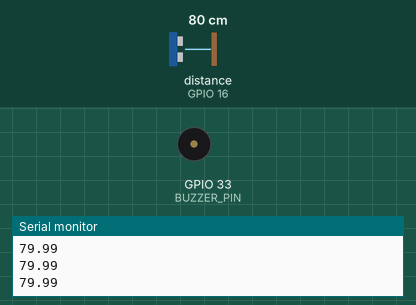
Simulated run of this sketch. Board: ESP32. Shown: buzzer (waves = sounding), the last lines printed to the serial monitor. Wiring (inferred from the names in the program): ultrasonic range finder: trigger GPIO 17; echo GPIO 16. The inputs (shaded band) are chosen by the test bench; at power-on: distance to the obstacle (sensor on GPIO 16) 80 cm. The echo pulse lasts 58.3 µs per cm.

Above: at 1.2 s.
1.3 s: distance to the obstacle (sensor on GPIO 16) set to 56 cm
2.8 s: distance to the obstacle (sensor on GPIO 16) set to 45 cm
At 3.12 s:
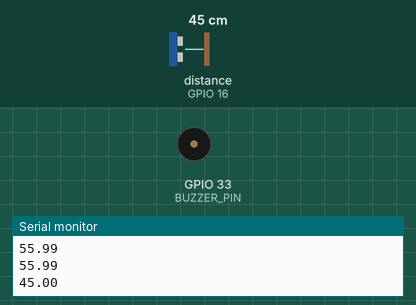
5.8 s: distance to the obstacle (sensor on GPIO 16) set to 18 cm
At 6.15 s:
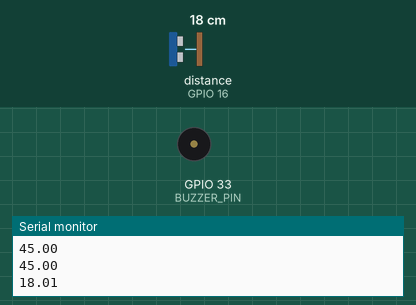
Timing chart, 0 to 14.8 s (numbered marks = the images above; inputs shaded):
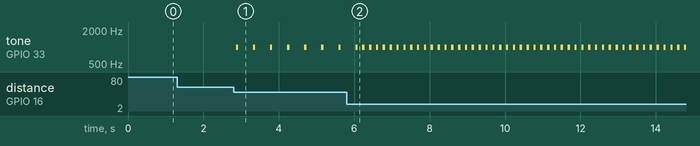

Measured:
- the behaviour switches between 51 and 50 cm on distance to the obstacle (sensor on GPIO 16) (found by bisection; images 0 and 1)
- after the input at 2.8 s, tone on GPIO 33 (BUZZER_PIN): alternates 1000 Hz for 0.06 s and silent for 0.39 s, starting after 0.07 s
- after the input at 5.8 s, tone on GPIO 33 (BUZZER_PIN): alternates 1000 Hz for 0.06 s and silent for 0.12 s, starting after 0.42 s

The sketch:

L12_Parking.ino
```cpp
// Lesson 12: Parking sensor
// Beeps faster as you get closer. Passive buzzer on pin 33.

const int TRIG_PIN = 17;
const int ECHO_PIN = 16;
const int BUZZER_PIN = 33;

float readDistance() {
  digitalWrite(TRIG_PIN, LOW);
  delayMicroseconds(2);
  digitalWrite(TRIG_PIN, HIGH);
  delayMicroseconds(10);
  digitalWrite(TRIG_PIN, LOW);

  long echoTime = pulseIn(ECHO_PIN, HIGH, 30000);
  if (echoTime == 0) {
    return -1;
  }
  return echoTime * 0.0343 / 2;
}

void setup() {
  Serial.begin(115200);
  pinMode(TRIG_PIN, OUTPUT);
  pinMode(ECHO_PIN, INPUT);
}

void loop() {
  float cm = readDistance();
  Serial.println(cm);

  if (cm < 0 || cm > 50) {
    noTone(BUZZER_PIN);           // far away: stay quiet
    delay(200);
  } else if (cm < 5) {
    tone(BUZZER_PIN, 1000);       // very close: non-stop beep
    delay(100);
  } else {
    tone(BUZZER_PIN, 1000, 60);   // short beep...
    delay(cm * 10);               // ...gap gets shorter when close
  }
}
```
